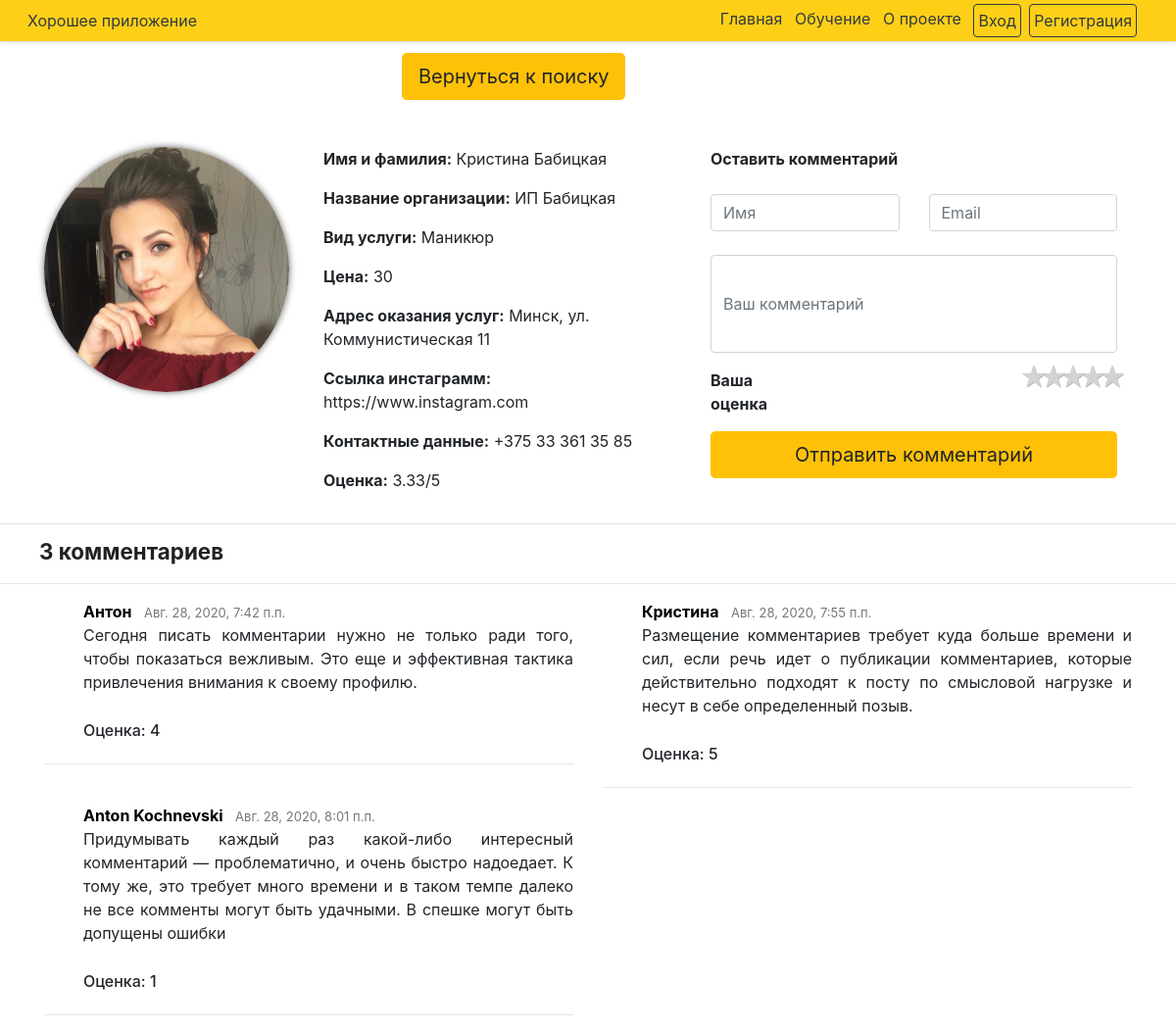
Before: /14/ with the older database file.
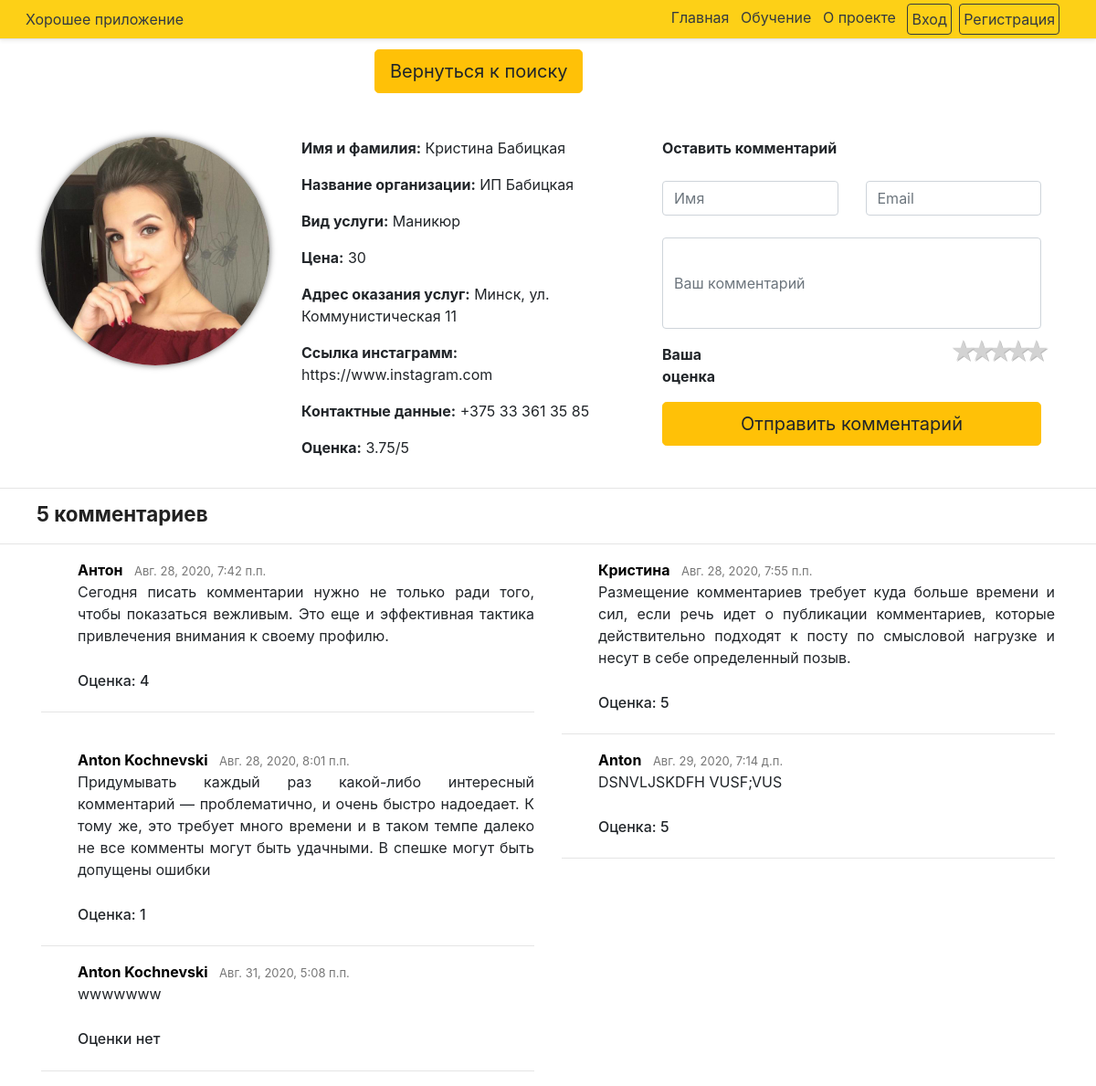
After: the same page with the newer database file.
### homepage/models.py (models this page shows, shortened)
class ProfileUser(models.Model):
    user = models.OneToOneField(User,
                                on_delete=models.CASCADE)
    photo = models.ImageField(upload_to='user/%Y/%m/%d', blank=True)
    first_name = models.CharField(max_length=90, blank=True)
    last_name = models.CharField(max_length=90, blank=True)
    name_organization = models.CharField(max_length=90, blank=True)
    type_service = models.CharField(max_length=50, blank=True)
    price = models.IntegerField(blank=True, null=True)
    address = models.CharField(max_length=90, blank=True)
    link_to_instagram = models.TextField(blank=True)
    contact_details = models.TextField(blank=True)

class Comment(models.Model):
    profile = models.ForeignKey(ProfileUser,
                                on_delete=models.CASCADE,
                                related_name='comments')
    name = models.CharField(max_length=90)
    email = models.EmailField()
    body = models.TextField(max_length=250)
    created = models.DateTimeField(auto_now_add=True)
    rating = models.IntegerField(blank=True, null=True)

### homepage/views.py (the view)
def people_details(request, id_):
    profile = get_object_or_404(ProfileUser,
                                id=id_,
                                )
    reviews = Comment.objects.filter(profile=id_)
    average = reviews.aggregate(Avg('rating'))['rating__avg']
    if average is None:
        average = 0
    average = round(average, 2)
    if request.method == 'POST':
        comment_form = forms.CommentForm(request.POST)
        if comment_form.is_valid():
            new_comment = comment_form.save(commit=False)
            new_comment.profile = profile
            new_comment.save()
            return redirect(profile)
    else:
        comment_form = forms.CommentForm()
    return render(request,
                  'people/detail.html',
                  {'profile': profile,
                   'comment_form': comment_form,
                   'average': average,
                   })

### homepage/forms.py
class CommentForm(forms.ModelForm):
    class Meta:
        model = models.Comment
        fields = ('name', 'email', 'body', 'rating')

### homepage/templates/people/detail.html (shortened to what this page needs)
{% extends "base.html" %}
{% load static %}
{% block content %}
<div class="container">
    <div class="row">
        <div class="col-4"></div>
        <div class="text-center col-xs-12" style="margin-top: 30px;">
            <a class="btn btn-lg btn-warning btn-block" href="{% url 'homepage:find_master' %}">Вернуться к поиску</a>
        </div>
        <div class="col-4"></div>
    </div>
    <div class="row">
        <div class="col-3 pt-5">
            {% if profile.photo %}
                <p><img src="{{ profile.photo.url }}" alt="alt text" width="250" height="250" class="round"></p>
            {% else %}
                <p><img src="{% static "img/static_avatar.png" %}" alt="alt text" width="250" height="250" class="round"/></p>
             {% endif %}
        </div>
        <div class="col-4 pt-5">
            <p><b>Имя и фамилия:</b> {{ profile.first_name }} {{ profile.last_name }}</p>
            <p><b>Название организации:</b> {{ profile.name_organization }}</p>
            <p><b>Вид услуги:</b> {{ profile.type_service }}</p>
            <p><b>Цена:</b> {{ profile.price }}</p>
            <p><b>Адрес оказания услуг:</b> {{ profile.address }}</p>
            <p><b>Ссылка инстаграмм:</b> {{ profile.link_to_instagram}}</p>
            <p><b>Контактные данные:</b> {{ profile.contact_details}}</p>
            <p><b>Оценка:</b> {{ average }}/5</p>
        </div>
        <div class="col-5 pt-5">
            <form action="." method="post" enctype="multipart/form-data">
                <div class="container">
                    <p><b>Оставить комментарий</b></p>
                    <div class="row">
                        <div class="col">
                            <div class="form-group">
                                <p><label for='{{ comment_form.name }}'></label>
                                <input type="text" class="form-control"  placeholder="Имя" name="name"/></p>
                            </div>
                        </div>
                        <div class="col">
                            <div class="form-group">
                                <p><label for='{{ comment_form.email }}'></label>
                                <input type="email" class="form-control"  placeholder="Email" name="email" required/></p>
                            </div>
                        </div>
                    </div>
                    <div class="col-xs-12">
                        <div class="form-group">
                            <p><label for='{{ comment_form.body }}'></label>
                            <input type="text" class="form-control" style="height: 100px" placeholder="Ваш комментарий" required name="body"/></p>
                        </div>
                    </div>
                    <div class="row">
                        <div class="col-2">
                            <p class="font-weight-bold" style="width: 102px;">Ваша оценка</p>
                        </div>
                        <div class="rating-area col-10" style="margin-top: -5px;">
                            <input type="radio" id="star5" name="rating" value="5"><label for="star5"></label>
                            <input type="radio" id="star4" name="rating" value="4"><label for="star4"></label>
                            <input type="radio" id="star3" name="rating" value="3"><label for="star3"></label>
                            <input type="radio" id="star2" name="rating" value="2"><label for="star2"></label>
                            <input type="radio" id="star1" name="rating" value="1"><label for="star1"></label>
                        </div>
                    </div>
                    <div class="text-center col-xs-12">
                        <input type="submit" class="btn btn-lg btn-warning btn-block" value="Отправить комментарий" />
                    </div>
                </div>
            </form>
        </div>
    </div>
</div>
<hr>
{% with profile.comments.count as total_comments %}
<h3 class="title-comments" style="margin-left: 40px;">{{ total_comments }} комментариев</h3><hr>
{% endwith %}
<div class="container">
    <div class="row">
        {% for comment in profile.comments.all %}
        <div class="col-6">
            <ul class="media-list">
                <li class="media">
                    <div class="media-body">
                        <div class="media-heading">
                            <div class="author">{{ comment.name }}</div>
                            <div class="metadata">
                                <span class="date">{{ comment.created }}</span>
                            </div>
                        </div>
                        <div class="media-text text-justify">{{ comment.body }}</div><br>
                        <div class="media-text text-justify">
                            {% if comment.rating == None %}
                            <h6>Оценки нет</h6>
                            {% else %}
                            <h6>Оценка: {{ comment.rating }}</h6>
                            {% endif %}
                        </div>
                    </div>
                </li>
            </ul><hr>
        </div>
        {% endfor %}
    </div>
</div>
{% endblock %}

### homepage/templates/base.html (shortened to what this page needs)
{% load bootstrap4 %}
{% load static %}
{% bootstrap_css %}
<!DOCTYPE html>
<html lang="en">
<head>
    <link href="{% static "styles.css" %}" rel="stylesheet">
</head>
<body>
{% block menu %}
<div class="fixed-top d-flex flex-column flex-md-row align-items-center px-md-4 bd-black border-bottom shadow-sm">
    <a class="text-dark m-1 my-0 mr-md-auto font-weight-normal" href="{% url "homepage:start_page" %}">Хорошее приложение</a>
  <nav class="my-2 my-md-0 mr-md-3">
    <a class="text-dark m-1" href="{% url "homepage:start_page" %}">Главная</a>
    <a class="text-dark m-1" href="#">Обучение</a>
    <a class="text-dark m-1" href="#">О проекте</a>
    {% if request.user.is_authenticated %}
        <a class="text-dark m-1" href="{% url "homepage:profile" %}">Профиль</a>
        <a class="text-dark m-1" href="{% url "homepage:logout" %}">Выйти</a>
    {% else %}
        <a class="btn btn-outline-dark p-1 m-1" href="{% url 'homepage:login' %}">Вход</a>
        <a class="btn btn-outline-dark p-1" href="{% url 'homepage:registration_confirmation' %}">Регистрация</a><br>
    {% endif %}
  </nav>
</div><br>
{% endblock %}
{% block content %}
{% endblock %}
</body>
</html>

### homepage/static/styles.css (style rules this page uses)
html, body { height: 100%; max-height: 100%; }
.bd-black { background-color: #FDD017; }
.round { border-radius: 350px; border: 3px; box-shadow: 0 0 7px #666; }
a { color: #fdd017; }
.fixed-top { position: fixed; top: 0; right: 0; left: 0; z-index: 1030; }
.rating-area { overflow: hidden; width: 265px; margin: 0 auto; }
.rating-area:not(:checked) > label { float: right; width: 20px; padding: 0; cursor: pointer; font-size: 28px; line-height: 28px; color: lightgrey; text-shadow: 1px 1px #bbb; }
.rating-area:not(:checked) > label:before { content: '★'; }
.media-body .author { display: inline-block; font-size: 1rem; color: #000; font-weight: 700; }
.media-body .metadata { display: inline-block; margin-left: .5rem; color: #777; font-size: .8125rem; }
.media-text { margin-bottom: 0.25rem; }
.title-comments { font-size: 1.4rem; font-weight: bold; line-height: 1.5rem; color: rgba(0, 0, 0, .87); margin-bottom: 1rem; padding-bottom: .25rem; }

Changed rows visible on the page:
added Comment: name "Anton", created "Авг. 29, 2020, 7:14 д.п.", body "DSNVLJSKDFH VUSF;VUS", rating "5"
added Comment: name "Anton Kochnevski", created "Авг. 31, 2020, 5:08 п.п.", body "wwwwwww", shows "Оценки нет"
Other visible differences:
{{ average }}: "3.33" → "3.75"
{{ total_comments }}: "3" → "5"
